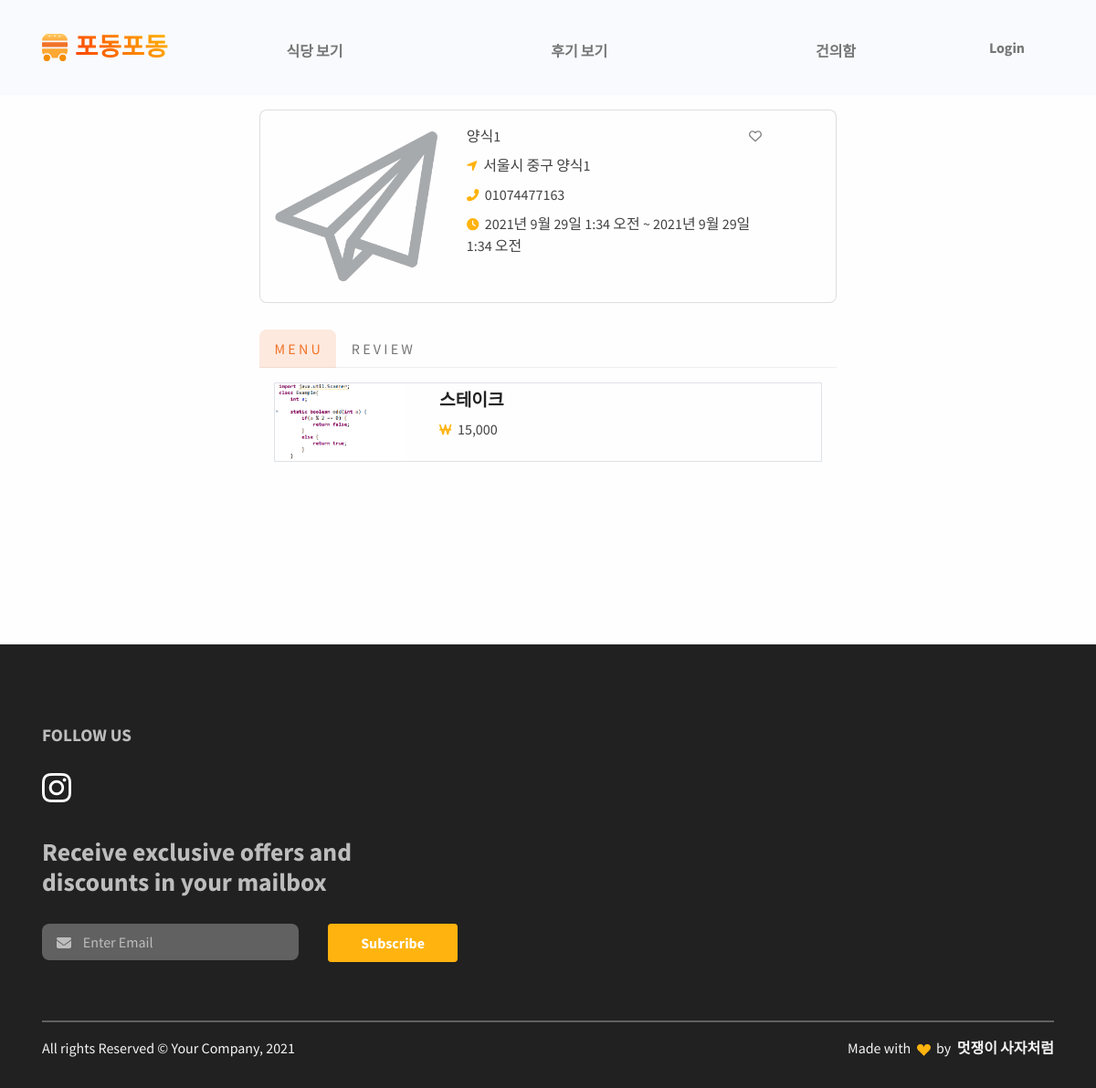
/restaurant/detail/1/, run on an earlier commit of the app's database.
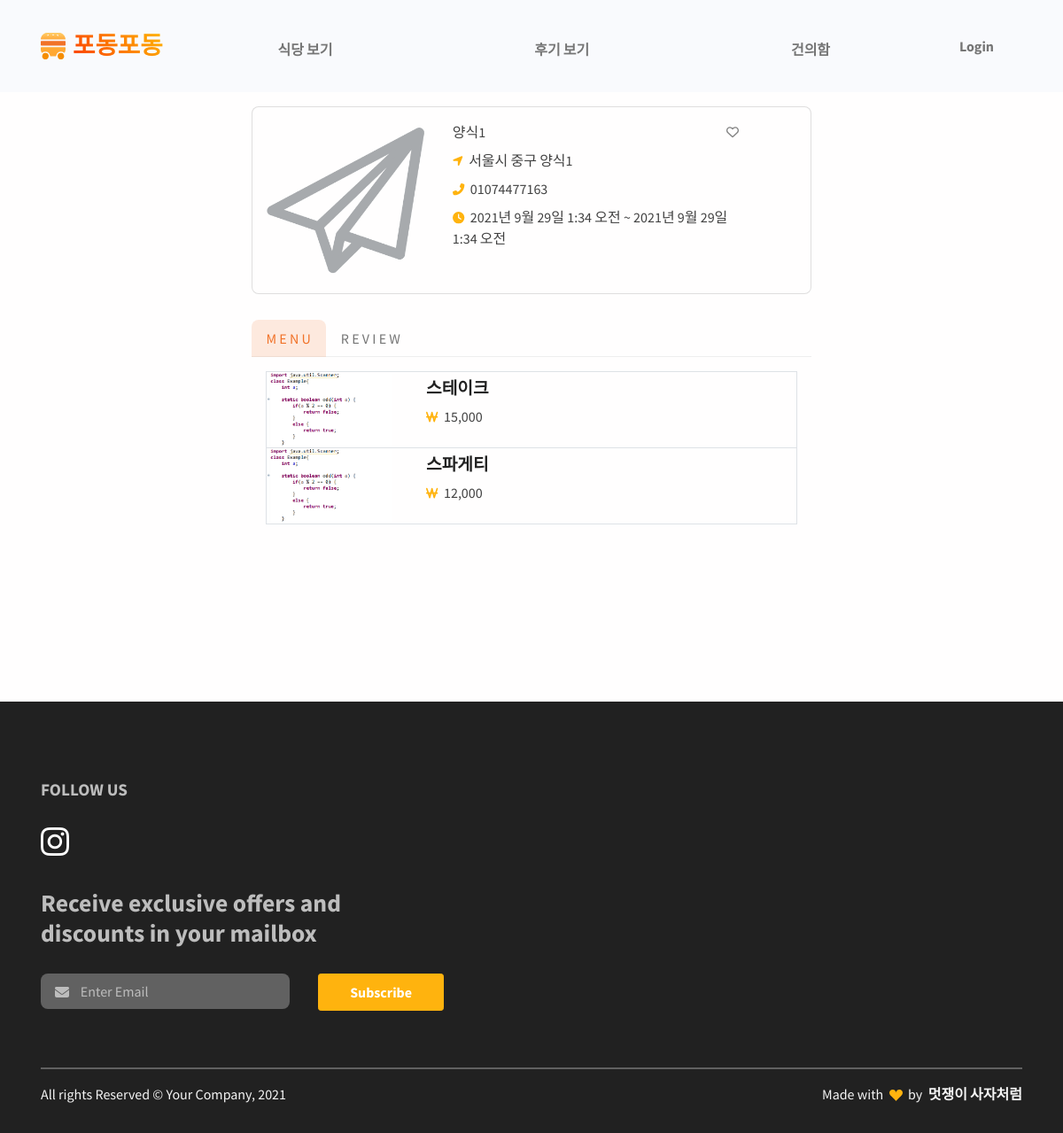
And on a later commit of the database.
### restaurant/models.py (models this page shows, shortened)
class FoodMenu(models.Model):
    id = models.AutoField(primary_key=True)
    restaurant = models.ForeignKey(Restaurant, on_delete=models.CASCADE)
    name = models.CharField(max_length=20)
    price = models.CharField(max_length=20)
    thumbnail = models.ImageField(upload_to='images/', blank=True)

### restaurant/views.py (the view)
# urls.py: path('detail/<int:pk>/', views.RestaurantDetailView.as_view(), name='restaurant_detail'),
class RestaurantDetailView(DetailView):
    model = Restaurant
    context_object_name = 'restaurant_detail'
    template_name = 'restaurant/restaurant.html'
    def get_context_data(self, *args, **kwargs):
        context = super().get_context_data(*args, **kwargs)
        context['restaurant'] = self.restaurant
        context['menu_list'] = FoodMenu.objects.filter(restaurant=self.restaurant)
        context['comment_list'] = Comment.objects.filter(restaurant=self.restaurant)
        return context
    def get(self, request, *args, **kwargs):
        if 'pk' in kwargs:
            self.restaurant = Restaurant.objects.get(pk=kwargs['pk'])
        return super().get(request, *args, **kwargs)

### restaurant/templates/restaurant/restaurant.html (shortened to what the changed rows need)
{% extends "base.html" %}
{% load static %}
{% block content %}
{% load humanize %}
<section id="testimonial">
    <div class="container">
        <div class="row h-100">
            <div class="col-lg-7 mx-auto mb-6">
                <div class="tab-content" id="nav-tabContent">
                    <div class="tab-pane fade show active" id="nav-menu" role="tabpanel" aria-labelledby="nav-menu-tab" style="padding : 1em;">
                        <table width="100%;">
                        {% for food in menu_list %}
                            <tr style="border: 1px solid #dee2e6;">
                                <td style="width: 30%;">
                                    <img src="{{ food.thumbnail.url }}" style="max-width: 80%;">
                                </td>
                                <td style="width: 70%;">
                                    <h5>{{ food.name }}</h5>
                                    <p >
                                        <span class="text-primary fs--1 me-1">
                                            <i class="fas fa-won-sign"></i>
                                        </span>
                                        {{ food.price | intcomma }}
                                    </p>
                                </td>
                            </tr>
                        {% endfor %}
                        </table>
                    </div>
                </div>
            </div>
        </div>
    </div>
</section>
{% endblock %}

What changed in the data, as far as the page shows it:
added FoodMenu: thumbnail (picture), name "스파게티", price "12,000"
